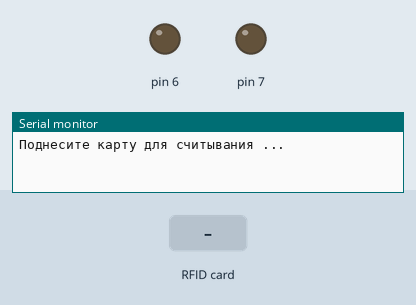
Simulated run of this sketch. Board: Arduino Uno, built with avr-gcc and run on an emulated ATmega328P. Shown: output pins drawn as LEDs (lit = HIGH), the last lines printed to the serial monitor. Inputs (shaded band) come from the test bench. Pins used as bus, display or sensor lines are not drawn.

Above: at 1.2 s.
1.3 s: RFID card 2A AE 94 19 held to the reader
At 2.1 s:
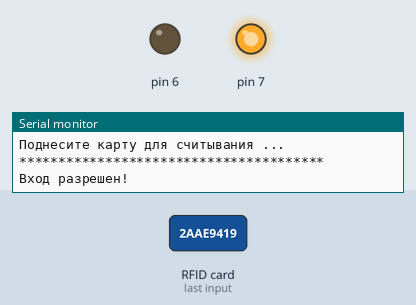
3.8 s: RFID card 5E 7A 19 C4 held to the reader
At 4.6 s:
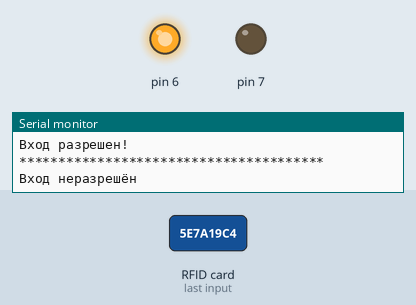
Timing chart, 0 to 6.8 s (numbered marks = the images above; inputs shaded):
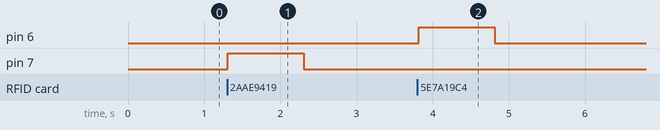

Measured:
- after the input at 1.3 s, pin 7: LOW → HIGH at once, → LOW 1.0 s later
- after the input at 3.8 s, pin 6: LOW → HIGH at once, → LOW 1.0 s later

The sketch:

MegaVhod.ino
```cpp
#include <SPI.h>
#include <MFRC522.h>
#define RST_PIN         9           // Configurable, see typical pin layout above
#define SS_PIN          10          // Configurable, see typical pin layout above

MFRC522 mfrc522(SS_PIN, RST_PIN);   // Create MFRC522 instance

void setup() {
  Serial.begin(250000);                                           // Initialize serial communications with the PC
  SPI.begin();                                                  // Init SPI bus
  mfrc522.PCD_Init();                                              // Init MFRC522 card
  Serial.println(F("Поднесите карту для считывания ..."));    //shows in serial that it is ready to read
  pinMode(7, OUTPUT);
  pinMode(6, OUTPUT);
}

void loop() {

  // Prepare key - all keys are set to FFFFFFFFFFFFh at chip delivery from the factory.
  MFRC522::MIFARE_Key key;
  for (byte i = 0; i < 6; i++) key.keyByte[i] = 0xFF;

  //some variables we need
  byte block;
  byte len;
  MFRC522::StatusCode status;

  //-------------------------------------------

  // Reset the loop if no new card present on the sensor/reader. This saves the entire process when idle.
  if ( ! mfrc522.PICC_IsNewCardPresent()) {
    return;
  }

  // Select one of the cards
  if ( ! mfrc522.PICC_ReadCardSerial()) {
    return;
  }

  Serial.println("***************************************");

  //------------------------------------------- Номер карты
  String content= "";
  //byte letter;
  for (byte i = 0; i < mfrc522.uid.size; i++)
  {
     content.concat(String(mfrc522.uid.uidByte[i] < 0x10 ? " 0" : " "));
     content.concat(String(mfrc522.uid.uidByte[i], HEX));
  }
  content.toUpperCase();
  if ( content == " 2A AE 94 19" ) {
    Serial.println("Вход разрешен!");
    digitalWrite(7, HIGH);
    delay(1000);
    digitalWrite(7, LOW);
  }
  else {
    Serial.println("Вход неразрешён");
    digitalWrite(6, HIGH);
    delay(1000);
    digitalWrite(6,LOW);
  }


  delay(100);

  mfrc522.PICC_HaltA();
  mfrc522.PCD_StopCrypto1();
}
//*****************************************************************************************//
```
